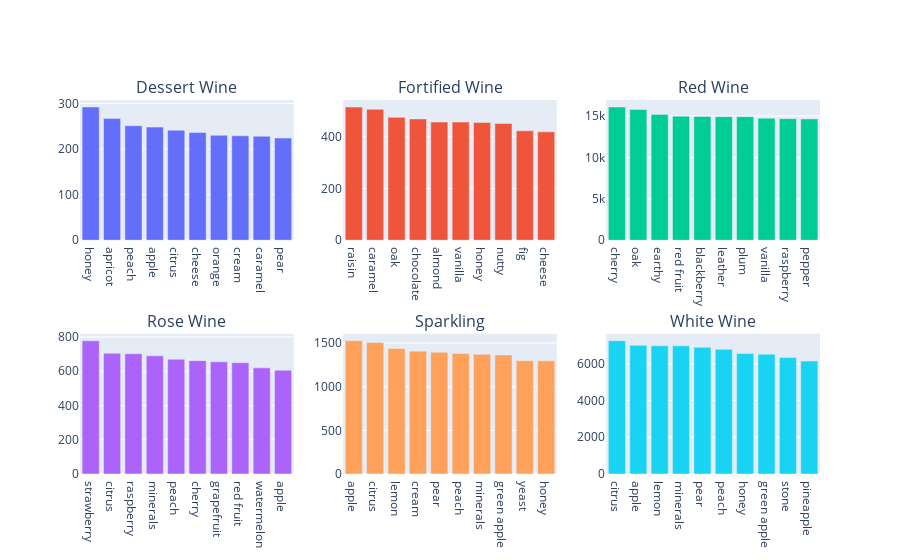

Notebook code cell kept with this figure:
### Code cell
fig = make_subplots(rows=2, cols=3, subplot_titles=sorted_wtff.wine_type_name.unique())
for i in range(6):
    #print(i//3 + 1, '||', i%3+1)
    wt = sorted_wtff.wine_type_name.unique()[i]
    sorted_group = sorted_wtff[sorted_wtff.wine_type_name == wt].iloc[:10,:]
    fig.add_trace(
            go.Bar(
                x = sorted_group['keyword_name'],
                y = sorted_group['cnt']
            ), 
            row=i//3 + 1, 
            col=i%3+1
    )

fig.update_layout(
    showlegend = False
)
fig.show()

### Figure 1 — Plotly figure (JSON) as saved in the notebook; plotly's stock layout.template omitted (floating-point values rounded to 4 significant figures)
{"data": [{"type": "bar", "x": ["honey", "apricot", "peach", "apple", "citrus", "cheese", "orange", "cream", "caramel", "pear"], "xaxis": "x", "y": [292, 267, 251, 248, 241, 236, 230, 229, 228, 224], "yaxis": "y"}, {"type": "bar", "x": ["raisin", "caramel", "oak", "chocolate", "almond", "vanilla", "honey", "nutty", "fig", "cheese"], "xaxis": "x2", "y": [515, 506, 475, 469, 457, 457, 455, 451, 423, 419], "yaxis": "y2"}, {"type": "bar", "x": ["cherry", "oak", "earthy", "red fruit", "blackberry", "leather", "plum", "vanilla", "raspberry", "pepper"], "xaxis": "x3", "y": [16084, 15778, 15174, 14982, 14952, 14923, 14923, 14733, 14678, 14647], "yaxis": "y3"}, {"type": "bar", "x": ["strawberry", "citrus", "raspberry", "minerals", "peach", "cherry", "grapefruit", "red fruit", "watermelon", "apple"], "xaxis": "x4", "y": [778, 705, 702, 690, 670, 662, 655, 650, 620, 606], "yaxis": "y4"}, {"type": "bar", "x": ["apple", "citrus", "lemon", "cream", "pear", "peach", "minerals", "green apple", "yeast", "honey"], "xaxis": "x5", "y": [1526, 1506, 1437, 1407, 1395, 1380, 1371, 1364, 1298, 1296], "yaxis": "y5"}, {"type": "bar", "x": ["citrus", "apple", "lemon", "minerals", "pear", "peach", "honey", "green apple", "stone", "pineapple"], "xaxis": "x6", "y": [7258, 7010, 6982, 6980, 6899, 6792, 6560, 6527, 6343, 6154], "yaxis": "y6"}], "layout": {"annotations": [{"font": {"size": 16}, "showarrow": false, "text": "Dessert Wine", "x": 0.1444, "xanchor": "center", "xref": "paper", "y": 1, "yanchor": "bottom", "yref": "paper"}, {"font": {"size": 16}, "showarrow": false, "text": "Fortified Wine", "x": 0.5, "xanchor": "center", "xref": "paper", "y": 1, "yanchor": "bottom", "yref": "paper"}, {"font": {"size": 16}, "showarrow": false, "text": "Red Wine", "x": 0.8556, "xanchor": "center", "xref": "paper", "y": 1, "yanchor": "bottom", "yref": "paper"}, {"font": {"size": 16}, "showarrow": false, "text": "Rose Wine", "x": 0.1444, "xanchor": "center", "xref": "paper", "y": 0.375, "yanchor": "bottom", "yref": "paper"}, {"font": {"size": 16}, "showarrow": false, "text": "Sparkling", "x": 0.5, "xanchor": "center", "xref": "paper", "y": 0.375, "yanchor": "bottom", "yref": "paper"}, {"font": {"size": 16}, "showarrow": false, "text": "White Wine", "x": 0.8556, "xanchor": "center", "xref": "paper", "y": 0.375, "yanchor": "bottom", "yref": "paper"}], "showlegend": false, "xaxis": {"anchor": "y", "domain": [0, 0.2889]}, "xaxis2": {"anchor": "y2", "domain": [0.3556, 0.6444]}, "xaxis3": {"anchor": "y3", "domain": [0.7111, 1]}, "xaxis4": {"anchor": "y4", "domain": [0, 0.2889]}, "xaxis5": {"anchor": "y5", "domain": [0.3556, 0.6444]}, "xaxis6": {"anchor": "y6", "domain": [0.7111, 1]}, "yaxis": {"anchor": "x", "domain": [0.625, 1]}, "yaxis2": {"anchor": "x2", "domain": [0.625, 1]}, "yaxis3": {"anchor": "x3", "domain": [0.625, 1]}, "yaxis4": {"anchor": "x4", "domain": [0, 0.375]}, "yaxis5": {"anchor": "x5", "domain": [0, 0.375]}, "yaxis6": {"anchor": "x6", "domain": [0, 0.375]}}}
